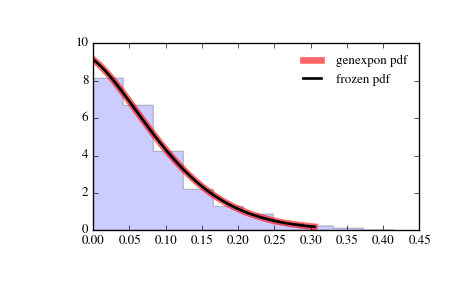

Write the Python code that produced this figure.
from scipy.stats import genexpon
import matplotlib.pyplot as plt
fig, ax = plt.subplots(1, 1)

# Calculate a few first moments:

a, b, c = 9.13, 16.2, 3.28
mean, var, skew, kurt = genexpon.stats(a, b, c, moments='mvsk')

# Display the probability density function (``pdf``):

x = np.linspace(genexpon.ppf(0.01, a, b, c),
                genexpon.ppf(0.99, a, b, c), 100)
ax.plot(x, genexpon.pdf(x, a, b, c),
       'r-', lw=5, alpha=0.6, label='genexpon pdf')

# Alternatively, the distribution object can be called (as a function)
# to fix the shape, location and scale parameters. This returns a "frozen"
# RV object holding the given parameters fixed.

# Freeze the distribution and display the frozen ``pdf``:

rv = genexpon(a, b, c)
ax.plot(x, rv.pdf(x), 'k-', lw=2, label='frozen pdf')

# Check accuracy of ``cdf`` and ``ppf``:

vals = genexpon.ppf([0.001, 0.5, 0.999], a, b, c)
np.allclose([0.001, 0.5, 0.999], genexpon.cdf(vals, a, b, c))
# True

# Generate random numbers:

r = genexpon.rvs(a, b, c, size=1000)

# And compare the histogram:

ax.hist(r, normed=True, histtype='stepfilled', alpha=0.2)
ax.legend(loc='best', frameon=False)
plt.show()
